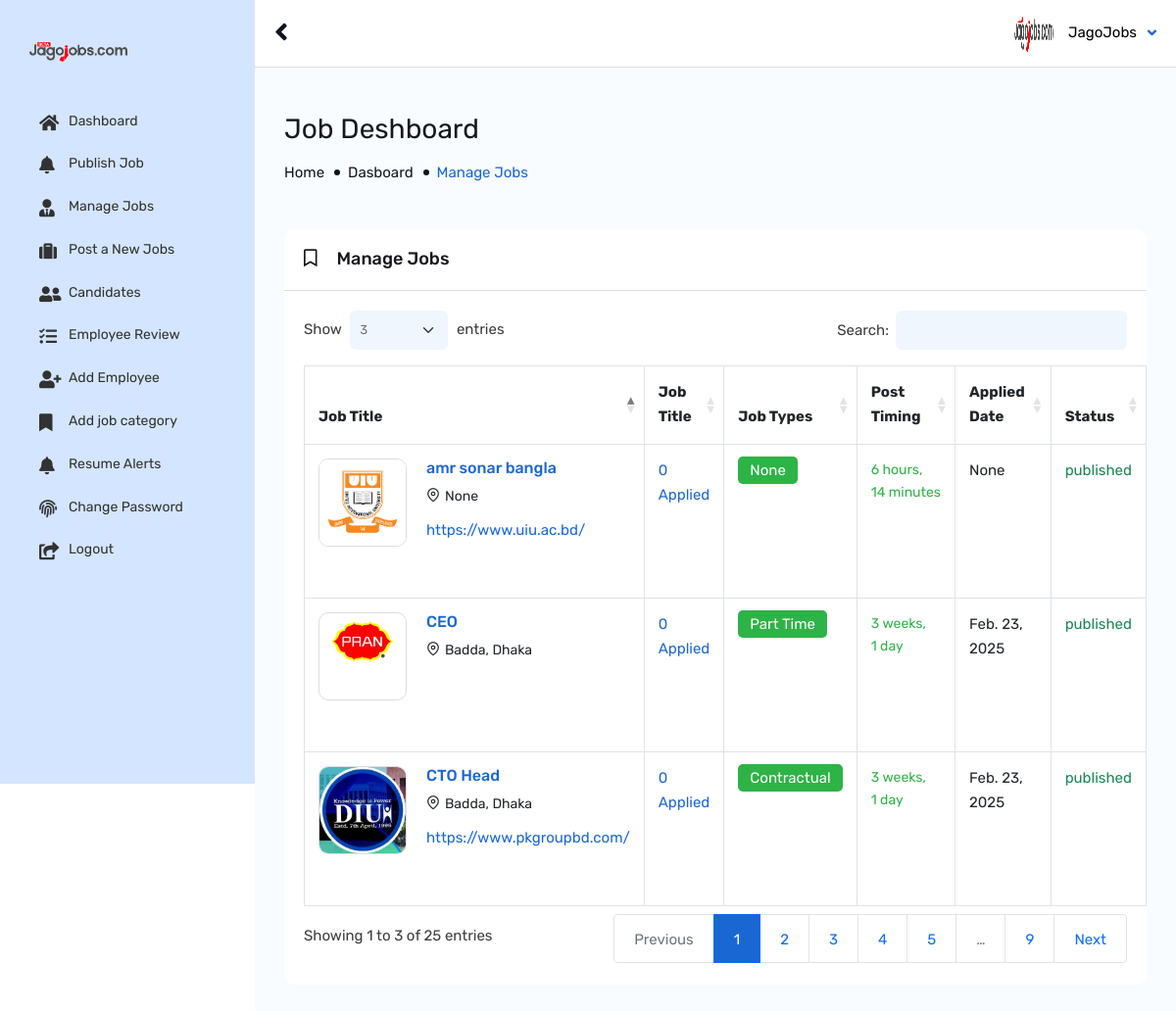
/jagohub-secure-panel24/root/jobs/ (signed in), run on an earlier commit of the app's database.
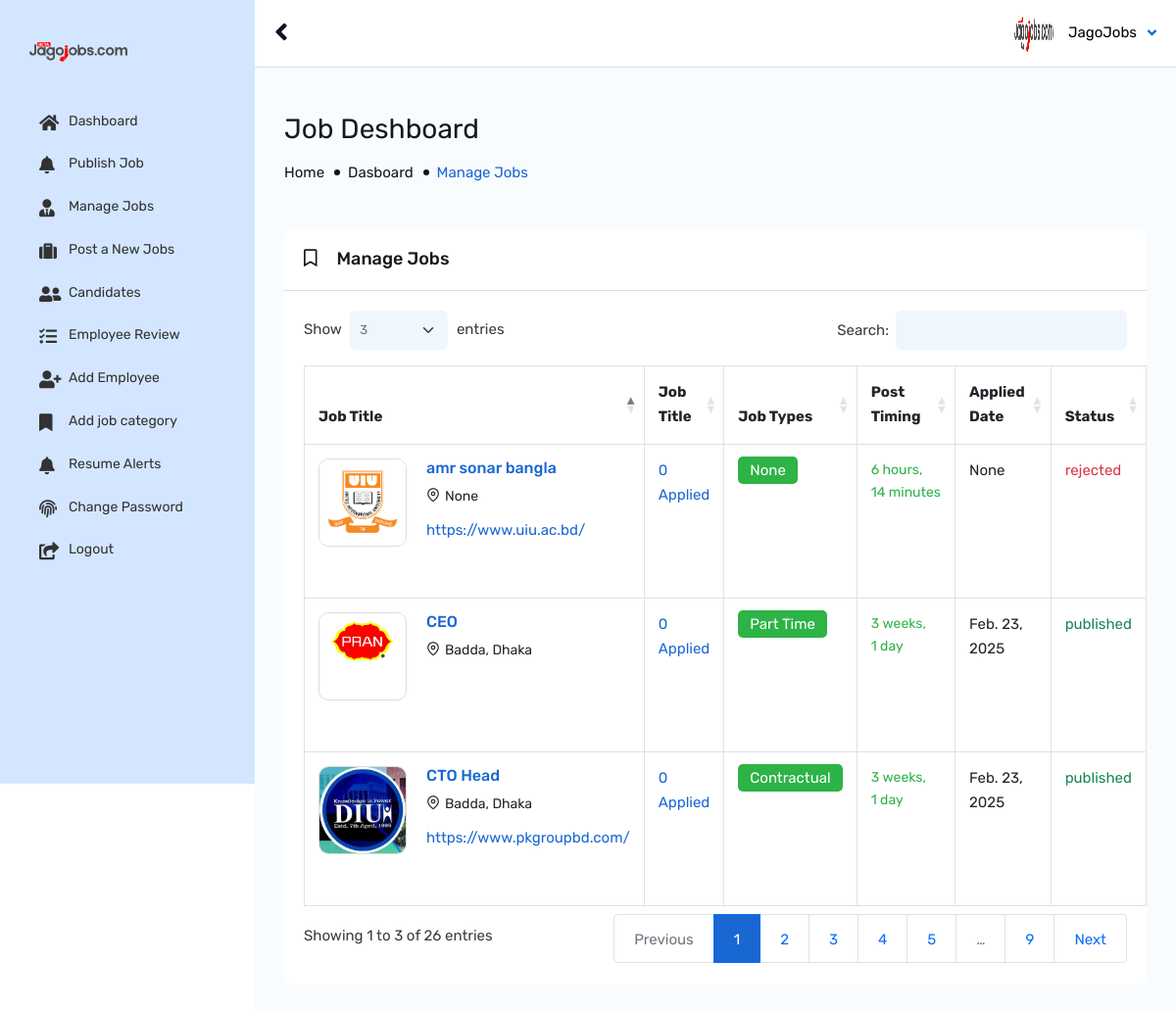
And on a later commit of the database.
### jobboard/models.py (models this page shows, shortened)
class JobPost(models.Model):
    employee = models.ForeignKey(EmployerProfile, on_delete=models.CASCADE, related_name='job_posts')
    title = models.CharField(max_length=255)
    job_category = models.ForeignKey(JobCategory, on_delete=models.SET_NULL, null= True, blank= True, related_name='job_posts_category')
    company_industry_type = models.CharField(max_length=255, null= True, blank= True)
    no_of_vacancy = models.PositiveIntegerField(null= True, blank= True)
    application_deadline = models.DateField( null= True, blank= True)
    age_range = models.CharField(max_length=255, null= True, blank= True)
    gender = models.CharField(max_length=50, choices=[('Male', 'Male'), ('Female', 'Female'), ('Both', 'Both')], null= True, blank= True)
    contact_person = models.CharField(max_length=255, null= True, blank= True)
    experience_required = models.CharField(max_length=150, null= True, blank= True )
    cv_receive_method = models.CharField(max_length=255, null= True, blank= True, choices=[
        ('Online CV/Resume', 'Online CV/Resume'),
        ('Email Attachment', 'Email Attachment'),
        ('Walk-in Interview', 'Walk-in Interview'),
        ('Hard Copy CV', 'Hard Copy CV'),
    ])
    job_type = models.CharField(max_length=50, null= True, blank= True, choices=[('Full Time', 'Full Time'), ('Part Time', 'Part Time'), ('Contractual', 'Contractual'), ('Internship', 'Internship')])
    job_level = models.CharField(max_length=50, null= True, blank= True, choices=[('Entry Level', 'Entry Level'), ('Mid Level', 'Mid Level'), ('Top Level', 'Top Level')])
    applicant_photo_required = models.BooleanField(default=False, null= True, blank= True)
    educational_qualification = models.TextField(null= True, blank= True)  #remove kore dibo
    others_qualification = models.TextField(null= True, blank= True)
    job_description = models.TextField(null= True, blank= True)
    job_responsibilities = models.TextField(null= True, blank= True)
    job_requirements = models.TextField( null= True, blank= True)
    other_benefits = models.TextField(blank=True, null=True)
    job_location = models.CharField(max_length=200, null= True, blank= True)
    exclusive_job = models.BooleanField(default=False, null= True, blank= True)
    created_at = models.DateTimeField(auto_now_add=True)
    salary_range = models.CharField(max_length=200, null= True, blank= True, default='Negotiable')
    STATUS_CHOICES = [
           ('pending', 'Pending'),
            ('published', 'Published'),  # Removed extra space
            ('rejected', 'Rejected'),
    ]
    status = models.CharField(max_length=10, choices=STATUS_CHOICES, default='pending')
    def get_absolute_url(self):
        return reverse('job_detail', args=[str(self.id)])

### accounts/models.py (models this page shows, shortened)
class EmployerProfile(models.Model):
    user = models.OneToOneField(
        'CustomUser', on_delete=models.CASCADE, related_name='employer_profile'
    )
    company_name = models.CharField(max_length=255, verbose_name="Company Name")
    location = models.CharField(max_length=255, blank=True, verbose_name="Company Location")
    company_website = models.URLField(blank=True, verbose_name="Company Website")
    company_description = models.TextField(blank=True, verbose_name="Company Description")
    phone = models.CharField(max_length=15, blank=True, verbose_name="Phone Number", help_text="Include country code (e.g., +880)")
    email = models.EmailField(blank=True, verbose_name="Company Email")
    facebook_link = models.URLField(blank=True, verbose_name="Facebook Link")
    twitter_link = models.URLField(blank=True, verbose_name="Twitter Link")
    google_link = models.URLField(blank=True, verbose_name="Google Link")
    linkedin_link = models.URLField(blank=True, verbose_name="LinkedIn Link")
    founded_date = models.DateField(null=True, blank=True, verbose_name="Founded Date")
    logo = models.ImageField(upload_to='media/company_logos/', blank=True, null=True, verbose_name="Company Logo", default='media/default/default_logo.png')
    class Meta:
        verbose_name = "Employer Profile"
        verbose_name_plural = "Employer Profiles"

### AdminPro/views.py (the view)
# urls.py: path('jobs/', job_post_list, name='job_post_list'),
@login_required
@user_passes_test(is_superuser)
def job_post_list(request):
    job_posts = JobPost.objects.all()
    return render(request, 'panel/job_post_list.html', {'job_posts': job_posts})

### AdminPro/views.py (called while the page is built)
def is_superuser(user):
    return user.is_authenticated and user.is_staff and user.is_superuser

### accounts/context_processors.py (called while the page is built)
def user_role(request):
    if request.user.is_authenticated:
        return {'user_role': request.user.role}
    return {}

### AdminPro/templates/panel/job_post_list.html (shortened to what the changed rows need)
{% extends 'panel.html' %}
{% load static %}
{% block body %}
{% if user.is_authenticated and user.is_staff and user.is_superuser %}
        <div id="content">
            <div class="content-admin-main">
                <div class="wt-admin-right-page-header clearfix">
                    <h2>Job Deshboard</h2>
                    <div class="breadcrumbs"><a href="{% url 'home' %}">Home</a><a href="{% url 'superuser_dashboard' %}">Dasboard</a><span>Manage Jobs</span></div>
                </div>
                <div class="twm-pro-view-chart-wrap">
                    <div class="col-lg-12 col-md-12 mb-4">
                        <div class="panel panel-default site-bg-white m-t30">
                            <div class="panel-heading wt-panel-heading p-a20">
                                <h4 class="panel-tittle m-a0"><i class="far fa-bookmark"></i>Manage Jobs</h4>
                            </div>
                            <div class="panel-body wt-panel-body">
                                <div class="twm-D_table p-a20 table-responsive">
                                    <table id="jobs_bookmark_table" class="table table-bordered twm-bookmark-list-wrap">
                                        <thead>
                                            <tr>
                                                <th>Job Title</th>
                                                <th>Job Title</th>
                                                <th>Job Types</th>
                                                <th>Post Timing</th>
                                                <th>Applied Date</th>
                                                <th>Status</th>
                                            </tr>
                                        </thead>
                                        <tbody>
                                            {% for job in job_posts %}
                                            <tr>
                                                <td>
                                                    <div class="twm-bookmark-list">
                                                        <div class="twm-media">
                                                            <div class="twm-media-pic">
                                                               <img src="{{ job.employee.logo.url}}" alt="#">
                                                            </div>
                                                        </div>
                                                        <div class="twm-mid-content">
                                                            <a href="#" class="twm-job-title">
                                                                <h4>{{ job.title }}</h4>
                                                            </a>
                                                            <p class="twm-bookmark-address">
                                                                <i class="feather-map-pin"></i>{{ job.job_location }}
                                                            </p>
                                                            <a href="#" class="twm-job-websites site-text-primary">{{ job.employee.company_website }}</a>
                                                        </div>
                                                    </div>
                                                </td>
                                                <td>
                                                    <a href="{% url 'superuser_job_applicants' job.id %}" class="site-text-primary">
                                                        {{ job.applications.count }} Applied
                                                    </a>
                                                </td>
                                                <td><div class="twm-jobs-category"><span class="twm-bg-green">{{ job.job_type }}</span></div></td>
                                                <td><div class="twm-job-post-duration">{{ job.created_at|timesince }}</div></td>
                                                <td>{{ job.application_deadline }}</td>
                                                <td>
                                                    <span class="{% if job.status == 'pending' %}text-warning{% elif job.status == 'published' %}text-success{% elif job.status == 'rejected' %}text-danger{% else %}text-muted{% endif %}">
                                                        {{ job.status }}
                                                    </span>
                                                </td>
                                            </tr>
                                            {% empty %}
                                            <p>No job posts available.</p>
                                            {% endfor %}
                                        </tbody>
                                    </table>
                                </div>
                            </div>
                        </div>
                    </div>
                </div>
            </div>
    	</div>
{% else %}
<script>
    alert("Access Denied! You are not authorized to view this page.");
    window.location.href = "/";
</script>
{% endif %}
{% endblock %}

What changed in the data, as far as the page shows it:
changed JobPost "amr sonar bangla": status "published" → "rejected"
Also different on the page:
text written by a page script: "Show entries Search: Showing 1 to 3 of 25 entries Previous 1 2 3 4 5 … 9 Next" → "Show entries Search: Showing 1 to 3 of 26 entries Previous 1 2 3 4 5 … 9 Next"
